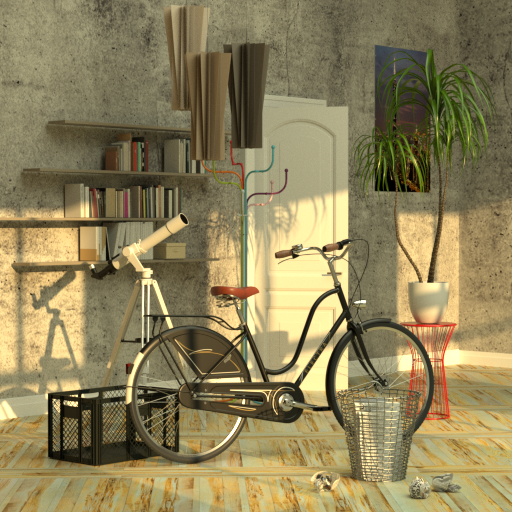
#> input picture warping_dataset/bike/HD_data/8.png, 512 x 512 px
$ python mainTest.py
#> lines starting #> are read from the running program, lines starting #| are printed output that depends on the picture
# -*- coding: utf-8 -*-
"""
Created on Wed Feb  3 13:17:34 2021

@author: brian

備註：PMS裡面是right補給left

"""

import cv2
import numpy as np
from openpyxl import Workbook
from metrics import SSIM
import utils

height, width = 0,0

def recoverDisValue():
    print("Restoring true disparity map...")
    disp_arr_sub = np.zeros((21, height, width))
    disp_arr_mid = disp_arr_sub.copy()  # 以中間為底跟周圍16張的disparity map
    f = open("warping_dataset/bike/bike_dis/disparity_record.txt", mode='r')
    for i in range(17):
        if(int(f.readline().rstrip('\n')) == i):
            temp_disp = cv2.imread(
                "warping_dataset/bike/bike_dis/" + str(i) + "_left.png-d.png")
            min_disp = float(f.readline().rstrip('\n'))
            max_disp = float(f.readline().rstrip('\n'))
            disp_arr_sub[i, :, :] = ((temp_disp/255.0) * (max_disp-min_disp) + min_disp)[
                :, :, 0].copy()  # 檢查過沒有disparity value小於0
        if(int(f.readline().rstrip('\n')) == i):
            temp_disp = cv2.imread(
                "warping_dataset/bike/bike_dis/" + str(i) + "_right.png-d.png")
            min_disp = float(f.readline().rstrip('\n'))
            max_disp = float(f.readline().rstrip('\n'))
            disp_arr_mid[i, :, :] = ((temp_disp/255.0) * (max_disp-min_disp) + min_disp)[
                :, :, 0].copy()  # 檢查過沒有disparity value小於0
    disp_arr_sub = np.clip(disp_arr_sub, 0, 255)
    disp_arr_sub = disp_arr_sub.astype(np.uint8)
    disp_arr_mid = np.clip(disp_arr_mid, 0, 255)
    disp_arr_mid = disp_arr_mid.astype(np.uint8)
    f.close()

    return disp_arr_sub, disp_arr_mid

# [156 lines left out: functions dilateFirst, findOcclusionFirst, diffOcc_dilateFirst, diffOcc_findOcclusionFirst, not called in this run]

if __name__ == '__main__':
    np.set_printoptions(suppress=True)
    # 計算中心圖抽樣放大前後誤差diff(為int32有正有負)
    # 計算縮小放大的residual
    print("Calculating difference...")
    mid = cv2.imread("warping_dataset/bike/HD_data/8.png")  # 讀取中心圖
#> mid is the input picture: shape (512, 512, 3); mean B, G, R 90.1, 129.7, 142
    height = mid.shape[0]
#> height = 512
    width = mid.shape[1]
#> width = 512
    scale_percent = 1/4  # percent of original size #換圖要改
    mid_down = cv2.resize(mid, (int(height*scale_percent),
                                int(width*scale_percent)), interpolation=cv2.INTER_LINEAR)  # 換圖要改
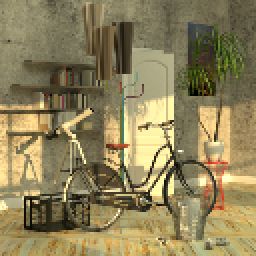
#> mid_down: shape (128, 128, 3) (shown 2 times larger); mean B, G, R 90.2, 129.7, 141.9
    mid_re = cv2.resize(mid_down, (width, height),
                        interpolation=cv2.INTER_LINEAR)  # 換圖要改
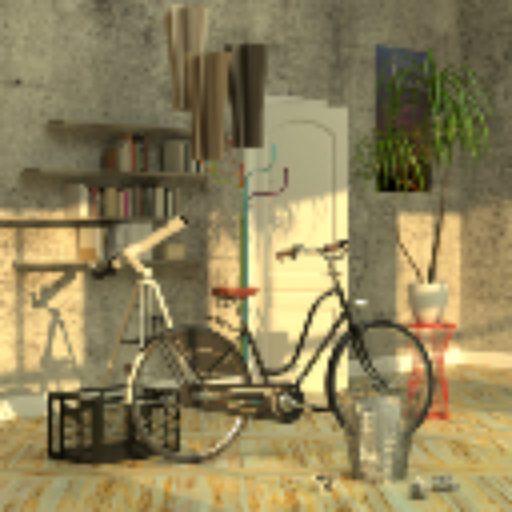
#> mid_re: shape (512, 512, 3); mean B, G, R 90.1, 129.6, 141.8
    dif = (mid.astype(np.int32) - mid_re.astype(np.int32))[:, :, :].copy()
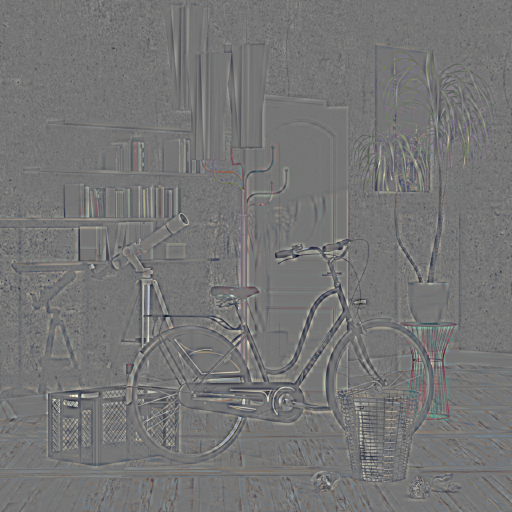
#> dif: shape (512, 512, 3) int32; mean B, G, R 0.1, 0.1, 0.2; drawn with min black and max white
    # 將周圍的圖縮小放大後儲存
    """
    for i in range(17,21):
            right = cv2.imread("warping_dataset/bike/HD_data/8.png")#換圖要改
            right_down = cv2.resize(right, (int(width*scale_percent), int(height*scale_percent)), interpolation = cv2.INTER_LINEAR)#換圖要改
            right_re = cv2.resize(right_down, (width, height), interpolation = cv2.INTER_LINEAR)#換圖要改
            left = cv2.imread("warping_dataset/bike/HD_data/"+ str(i) +".png")#換圖要改
            left_down = cv2.resize(left, (int(height*scale_percent), int(width*scale_percent)), interpolation = cv2.INTER_LINEAR)#換圖要改
            left_re = cv2.resize(left_down, (width, height), interpolation = cv2.INTER_LINEAR)#換圖要改
            cv2.imwrite("warping_dataset/bike/LR_data_pair/" + str(i) + "_right.png", right_re)
            cv2.imwrite("warping_dataset/bike/LR_data_pair/" + str(i) + "_left.png", left_re)

    for i in range(17):
            right = cv2.imread("warping_dataset/bike/HD_data/8.png")#換圖要改
            right_down = cv2.resize(right, (int(width*scale_percent), int(height*scale_percent)), interpolation = cv2.INTER_LINEAR)#換圖要改
            right_re = cv2.resize(right_down, (width, height), interpolation = cv2.INTER_LINEAR)#換圖要改
            left = cv2.imread("warping_dataset/bike/HD_data/"+ str(i) +".png")#換圖要改
            left_down = cv2.resize(left, (int(height*scale_percent), int(width*scale_percent)), interpolation = cv2.INTER_LINEAR)#換圖要改
            left_re = cv2.resize(left_down, (width, height), interpolation = cv2.INTER_LINEAR)#換圖要改
            cv2.imwrite("warping_dataset/bike/LR_data_pair/" + str(i) + "_right.png", right_re)
            cv2.imwrite("warping_dataset/bike/LR_data_pair/" + str(i) + "_left.png", left_re)
    """
    # 把每一個disparity map還原回真實視差值 [0,255]->[]
#> (the run stopped early here; a loop or call above may not have finished)
